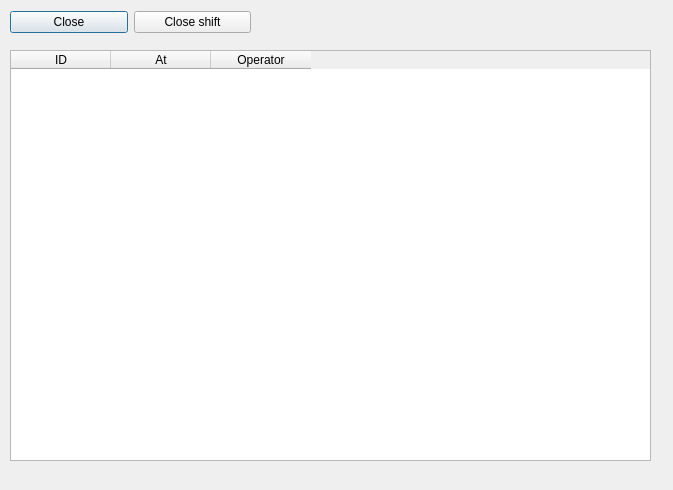
<?xml version="1.0" encoding="UTF-8"?>
<ui version="4.0">
 <class>Dialog</class>
 <widget class="QDialog" name="Dialog">
  <property name="geometry">
   <rect>
    <x>0</x>
    <y>0</y>
    <width>673</width>
    <height>490</height>
   </rect>
  </property>
  <property name="sizePolicy">
   <sizepolicy hsizetype="Fixed" vsizetype="Fixed">
    <horstretch>0</horstretch>
    <verstretch>0</verstretch>
   </sizepolicy>
  </property>
  <property name="windowTitle">
   <string>Shifts</string>
  </property>
  <widget class="QWidget" name="widget" native="true">
   <property name="enabled">
    <bool>true</bool>
   </property>
   <property name="geometry">
    <rect>
     <x>10</x>
     <y>50</y>
     <width>650</width>
     <height>421</height>
    </rect>
   </property>
   <property name="sizePolicy">
    <sizepolicy hsizetype="Fixed" vsizetype="Fixed">
     <horstretch>0</horstretch>
     <verstretch>0</verstretch>
    </sizepolicy>
   </property>
   <property name="minimumSize">
    <size>
     <width>650</width>
     <height>300</height>
    </size>
   </property>
   <property name="maximumSize">
    <size>
     <width>800</width>
     <height>600</height>
    </size>
   </property>
   <property name="contextMenuPolicy">
    <enum>Qt::NoContextMenu</enum>
   </property>
   <widget class="QTableWidget" name="tableWidget">
    <property name="geometry">
     <rect>
      <x>0</x>
      <y>0</y>
      <width>641</width>
      <height>411</height>
     </rect>
    </property>
    <property name="toolTip">
     <string notr="true"/>
    </property>
    <property name="statusTip">
     <string notr="true"/>
    </property>
    <property name="editTriggers">
     <set>QAbstractItemView::NoEditTriggers</set>
    </property>
    <column>
     <property name="text">
      <string notr="true">ID</string>
     </property>
     <property name="toolTip">
      <string notr="true"/>
     </property>
     <property name="whatsThis">
      <string notr="true"/>
     </property>
    </column>
    <column>
     <property name="text">
      <string notr="true">At</string>
     </property>
     <property name="toolTip">
      <string notr="true"/>
     </property>
     <property name="whatsThis">
      <string notr="true"/>
     </property>
    </column>
    <column>
     <property name="text">
      <string notr="true">Operator</string>
     </property>
     <property name="toolTip">
      <string notr="true"/>
     </property>
     <property name="whatsThis">
      <string notr="true"/>
     </property>
    </column>
   </widget>
  </widget>
  <widget class="QWidget" name="horizontalLayoutWidget_2">
   <property name="geometry">
    <rect>
     <x>10</x>
     <y>10</y>
     <width>241</width>
     <height>25</height>
    </rect>
   </property>
   <layout class="QHBoxLayout" name="horizontalLayout">
    <item>
     <widget class="QPushButton" name="bClose">
      <property name="text">
       <string>Close</string>
      </property>
     </widget>
    </item>
    <item>
     <widget class="QPushButton" name="closeShift">
      <property name="text">
       <string>Close shift</string>
      </property>
     </widget>
    </item>
   </layout>
  </widget>
 </widget>
 <resources/>
 <connections/>
</ui>
